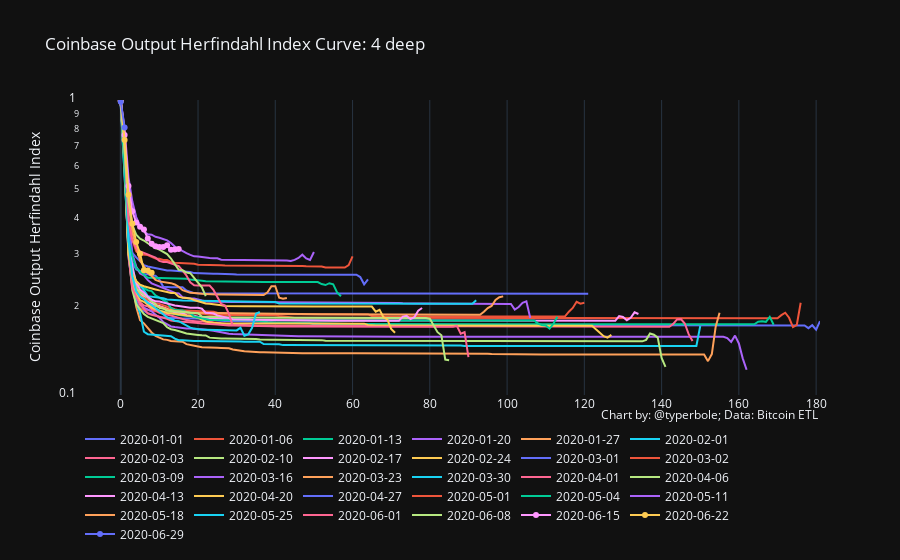

Notebook cell for this chart:
### Code cell
chart_utils.miner_herf_chart(
    curves,
    y1_series_title='Coinbase Output Herfindahl Index',
    y1_series_axis_type='log',
    y1_series_axis_range=[-1,0],
#     y1_series_axis_format='{:0.1f}',
    title='Coinbase Output Herfindahl Index Curve: 4 deep',
    data_source="Bitcoin ETL"
)
